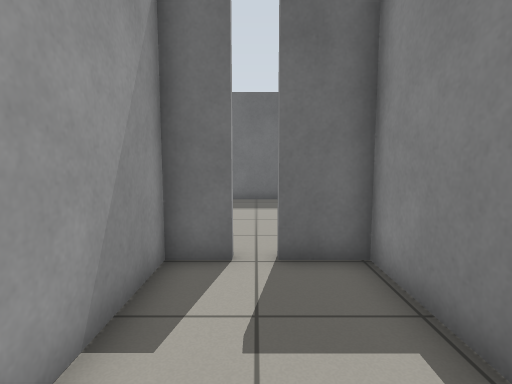
View 1 (above)

22 first-person views from a walk through a robot-simulator world made for Gazebo. The camera is 0.94 m above the floor, tilts 6° down and sees 80° across. The floor is counted in squares, 0.5 m on a side. Each view is taken from the middle of a square. On the plan, view 1 faces up. The plan holds only what a view shows up to about 16 squares ahead; the rest is blank. The robots in the file are not drawn.

View 2
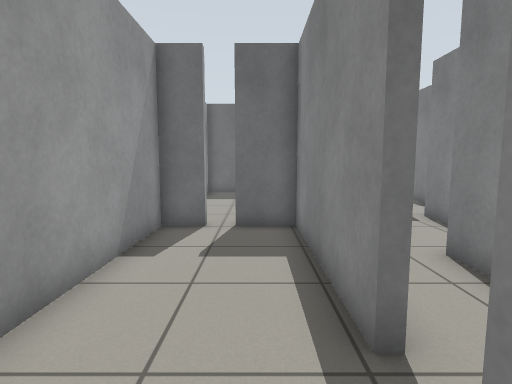

View 3
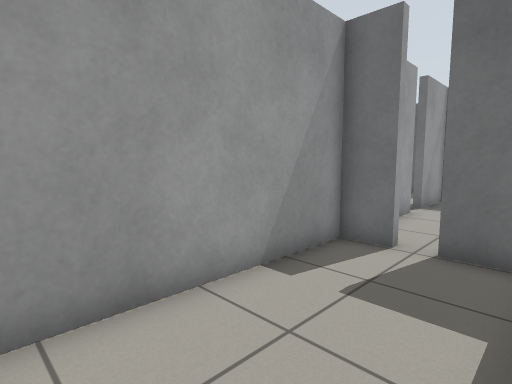

View 4
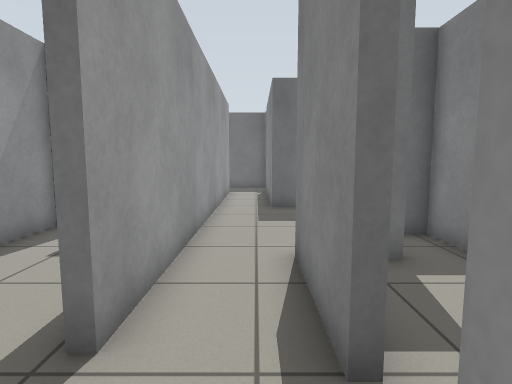

View 5
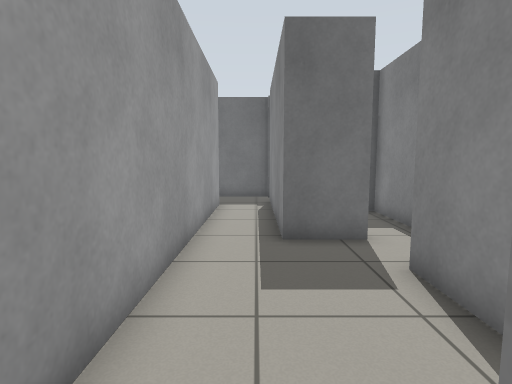

View 6
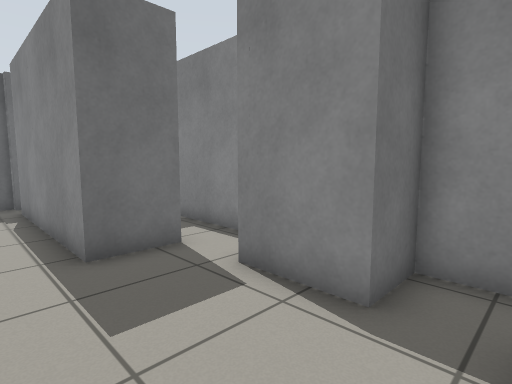

View 7
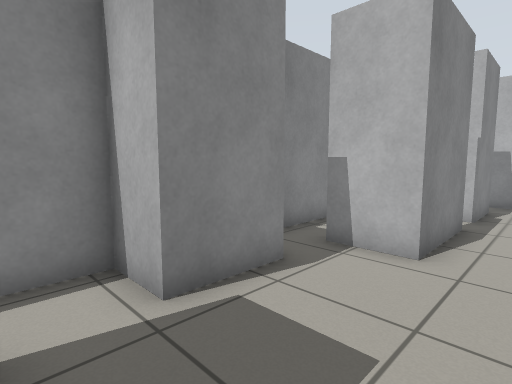

View 8
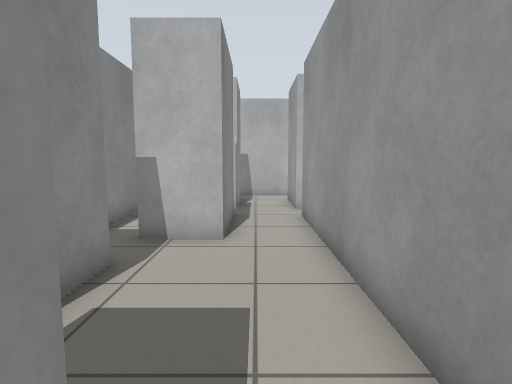

View 9
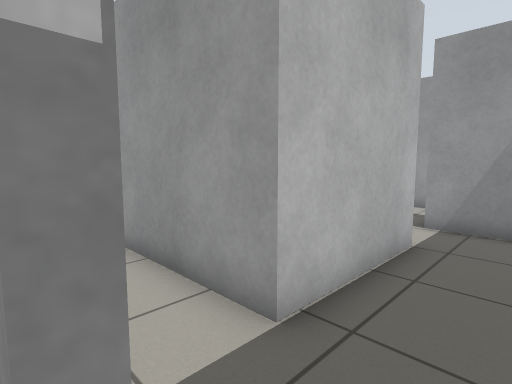

View 10
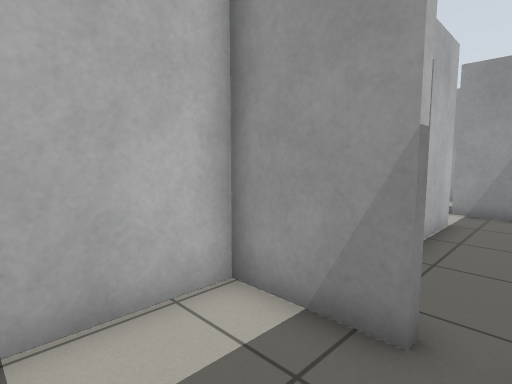

View 11
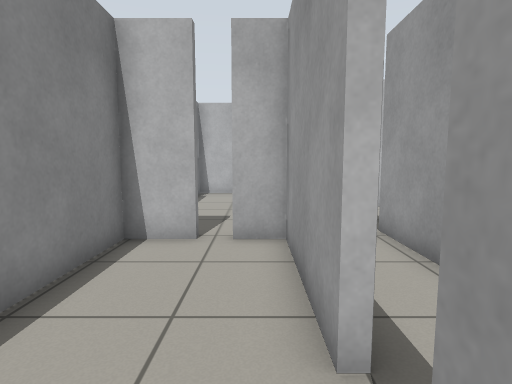

View 12
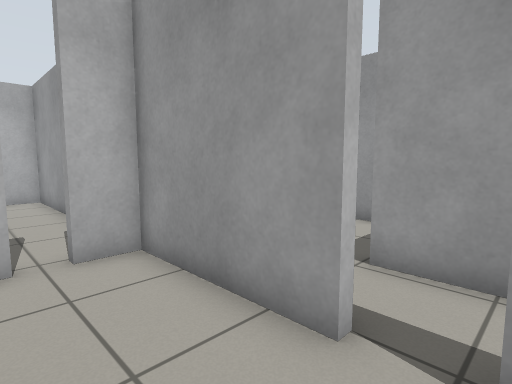

View 13
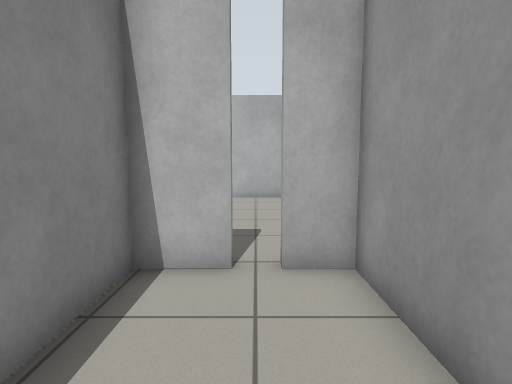

View 14
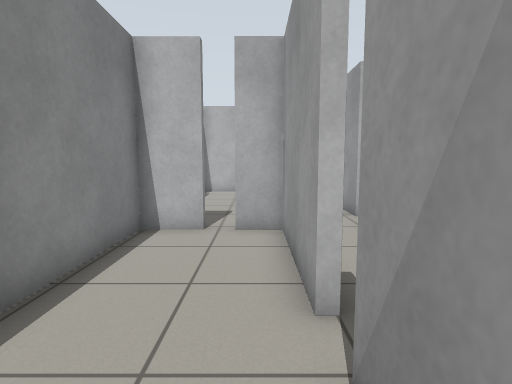

View 15
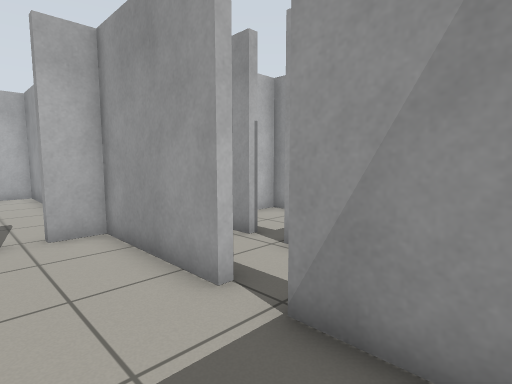

View 16
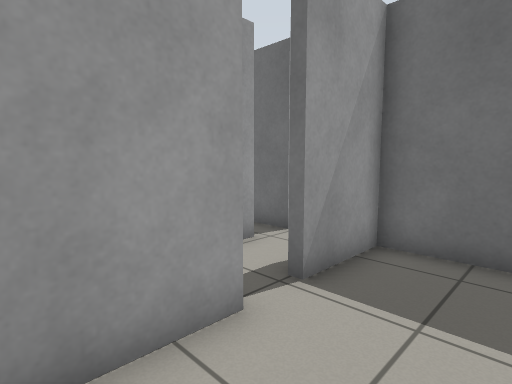

View 17
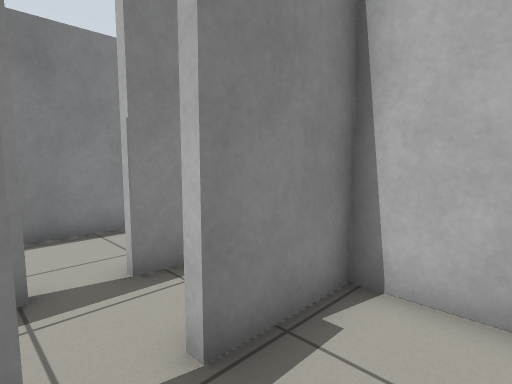

View 18
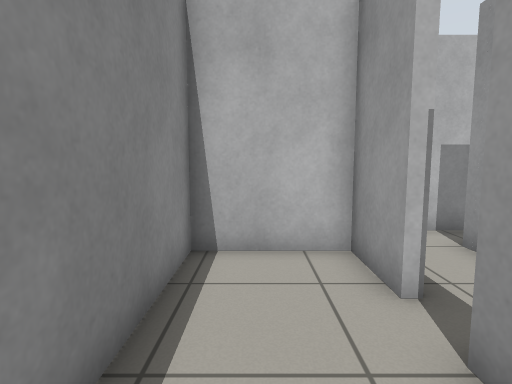

View 19
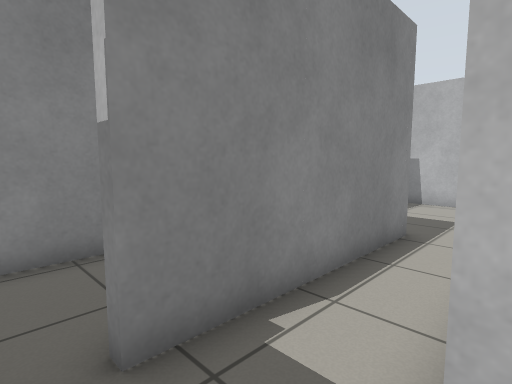

View 20
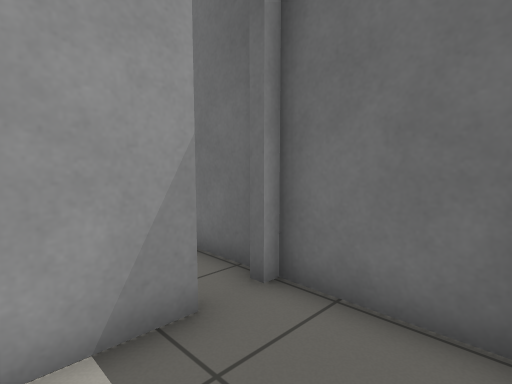

View 21
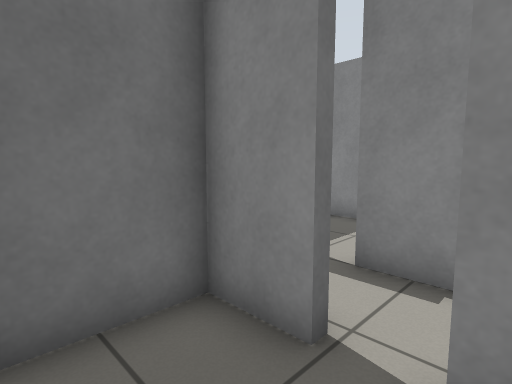

View 22
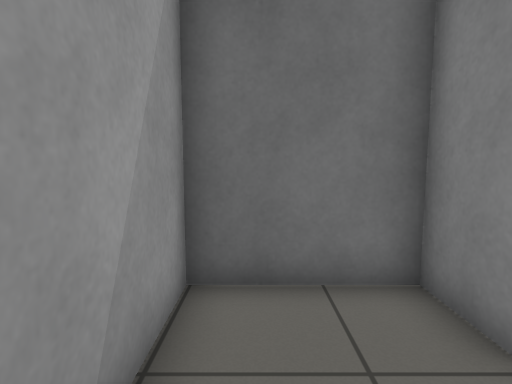

### Floor plan
Ten units are one square. View 1 is at (0, 0); x grows to the right and y downward. Boxes are objects, and circles mark ways between rooms. Rooms are numbered by the first view taken in them; rooms with no view inside come last. Other rooms are left out.
<svg viewBox="-85 -181 173 246">
<path fill="none" stroke="#000" d="M21 3 21 -56 4 -56 4 -59M-4 -59 -4 -56 -17 -56 -17 42 21 42 21 15M68 -91 46 -91 46 -161M67 -46 67 -71M-21 -148 25 -148 25 3M46 6 46 -29 69 -29M-43 -132 -43 -97M25 15 25 46M50 -173 45 -173M46 -176 21 -176M-43 -164 -43 -145 -55 -145M46 45 46 20 49 20M26 60 50 60M83 -149 83 -166M79 -176 49 -176M49 -161 49 -134 79 -134M-20 -105 -17 -105 -17 -59 -4 -59M21 -125 21 -136M11 -145 -17 -145 -17 -118 -21 -118M4 -59 21 -59 21 -105M49 1 49 6M49 20 49 42 83 42 83 -46 67 -46M-45 -97 -45 -114 -80 -114 -80 -59 -71 -59M67 -71 83 -71 83 -131"/>
<circle cx="20" cy="10" r="3" fill="#2a7"/>
<circle cx="0" cy="-60" r="3" fill="#2a7"/>
<circle cx="50" cy="-170" r="3" fill="#2a7"/>
<circle cx="-20" cy="-110" r="3" fill="#2a7"/>
<circle cx="50" cy="10" r="3" fill="#2a7"/>
<circle cx="55" cy="-40" r="3" fill="#2a7"/>
<circle cx="70" cy="-80" r="3" fill="#2a7"/>
<text x="0" y="-10">1</text>
<text x="30" y="-80">2</text>
<text x="70" y="-160">3</text>
<text x="0" y="-110">4</text>
<text x="70" y="0">5</text>
<text x="-60" y="-90">6</text>
<text x="70" y="-100">7</text>
</svg>
Room 1 opens to room 2. Room 1 opens to room 4. Room 2 opens to room 3. Room 2 opens to room 4. Room 2 opens to room 5. Room 2 opens to room 7.

Where each view was taken, in squares from view 1:
view 1: 0 up, 0 right, facing up
view 2: 3 down, 1 right, facing up
view 3: 1 down, 2 right, facing up-left
view 4: 3 down, 4 right, facing up
view 5: 2 up, 4 right, facing up
view 6: 3 up, 3 right, facing up-right
view 7: 9 up, 3 right, facing down-right
view 8: 10 up, 4 right, facing down
view 9: 17 up, 5 right, facing down-left
view 10: 17 up, 8 right, facing down-left
view 11: 13 up, 1 left, facing down
view 12: 12 up, 1 right, facing down-left
view 13: 11 up, 0 right, facing down
view 14: 14 up, 1 left, facing down
view 15: 14 up, 1 right, facing down-left
view 16: 8 up, 1 right, facing up-left
view 17: 0 up, 0 right, facing down-right
view 18: 2 up, 7 right, facing down
view 19: 17 up, 2 right, facing down-right
view 20: 14 up, 8 right, facing up-left
view 21: 8 up, 7 left, facing up-right
view 22: 7 up, 7 left, facing up
